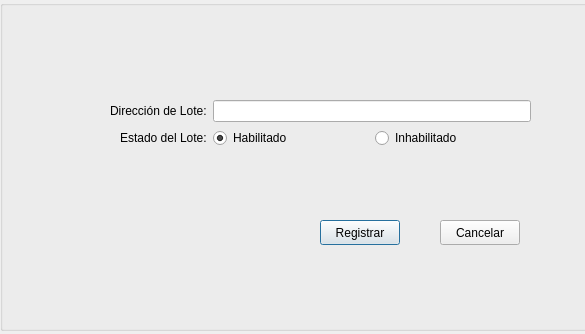
<?xml version="1.0" encoding="UTF-8"?>
<ui version="4.0">
 <class>registrarLoteGui</class>
 <widget class="QDialog" name="registrarLoteGui">
  <property name="geometry">
   <rect>
    <x>0</x>
    <y>0</y>
    <width>585</width>
    <height>334</height>
   </rect>
  </property>
  <property name="windowTitle">
   <string>Dialog</string>
  </property>
  <widget class="QGroupBox" name="groupBox">
   <property name="geometry">
    <rect>
     <x>0</x>
     <y>0</y>
     <width>651</width>
     <height>331</height>
    </rect>
   </property>
   <property name="title">
    <string/>
   </property>
   <widget class="QWidget" name="formLayoutWidget_2">
    <property name="geometry">
     <rect>
      <x>110</x>
      <y>100</y>
      <width>421</width>
      <height>101</height>
     </rect>
    </property>
    <layout class="QFormLayout" name="formLayout_2">
     <property name="labelAlignment">
      <set>Qt::AlignRight|Qt::AlignTrailing|Qt::AlignVCenter</set>
     </property>
     <item row="0" column="0">
      <widget class="QLabel" name="direccionLabel">
       <property name="text">
        <string>Dirección de Lote:</string>
       </property>
      </widget>
     </item>
     <item row="0" column="1">
      <widget class="QLineEdit" name="direccionLineEdit"/>
     </item>
     <item row="1" column="0">
      <widget class="QLabel" name="estadoLabel">
       <property name="text">
        <string>Estado del Lote:</string>
       </property>
      </widget>
     </item>
     <item row="1" column="1">
      <layout class="QHBoxLayout" name="horizontalLayout_2">
       <item>
        <widget class="QRadioButton" name="habilitadoRadioButton">
         <property name="text">
          <string>Habilitado</string>
         </property>
         <property name="checked">
          <bool>true</bool>
         </property>
        </widget>
       </item>
       <item>
        <widget class="QRadioButton" name="inhabilitadoRadioButton">
         <property name="text">
          <string>Inhabilitado</string>
         </property>
        </widget>
       </item>
      </layout>
     </item>
    </layout>
   </widget>
   <widget class="QPushButton" name="registrarButton">
    <property name="geometry">
     <rect>
      <x>320</x>
      <y>220</y>
      <width>80</width>
      <height>25</height>
     </rect>
    </property>
    <property name="text">
     <string>Registrar</string>
    </property>
   </widget>
   <widget class="QPushButton" name="cancelarButton">
    <property name="geometry">
     <rect>
      <x>440</x>
      <y>220</y>
      <width>80</width>
      <height>25</height>
     </rect>
    </property>
    <property name="text">
     <string>Cancelar</string>
    </property>
   </widget>
  </widget>
 </widget>
 <resources/>
 <connections/>
</ui>
